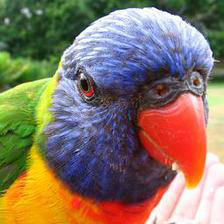
#> input picture code/example_image.png, 224 x 224 px
$ python example_stimuli.py
#> lines starting #> are read from the running program, lines starting #| are printed output that depends on the picture
### code/image_manipulation.py
#!/usr/bin/env python

from skimage.color import rgb2gray
from scipy.ndimage import gaussian_filter
from scipy import fftpack as fp
from skimage.io import imread
from PIL import Image
import numpy as np

###########################################################
#   IMAGE IO
###########################################################

def imload_rgb(path):
    """Load and return an RGB image in the range [0, 1]."""
#> called with path = 'example_image.png'

    return imread(path) / 255.0


def save_img(image, imgname, use_JPEG=False):
    """Save image as either .jpeg or .png"""
    format = "JPEG" if use_JPEG else 'PNG'

    image = image * 255.0
    image = image.astype("uint8")
    Image.fromarray(image).save(imgname + "." + format, format)


###########################################################
#   IMAGE MANIPULATION
#
# in general, images are handled as follows:
# - datatype: numpy.ndarray
# - numpy dtype: float64
# - channels: RGB (3 channels)
# - range: [0, 1]
#
###########################################################


def adjust_contrast(image, contrast_level):
    """Return the image scaled to a certain contrast level in [0, 1].

    parameters:
    - image: a numpy.ndarray
    - contrast_level: a scalar in [0, 1]; with 1 -> full contrast
    """

    assert(contrast_level >= 0.0), "contrast_level too low."
    assert(contrast_level <= 1.0), "contrast_level too high."

    return (1-contrast_level)/2.0 + image.dot(contrast_level)


def grayscale_contrast(image, contrast_level):
    """Convert to grayscale. Adjust contrast.

    parameters:
    - image: a numpy.ndarray
    - contrast_level: a scalar in [0, 1]; with 1 -> full contrast
    """

    return adjust_contrast(rgb2gray(image), contrast_level)


def uniform_noise(image, width, contrast_level, rng):
    """Convert to grayscale. Adjust contrast. Apply uniform noise.

    parameters:
    - image: a numpy.ndarray
    - width: a scalar indicating width of additive uniform noise
             -> then noise will be in range [-width, width]
    - contrast_level: a scalar in [0, 1]; with 1 -> full contrast
    - rng: a np.random.RandomState(seed=XYZ) to make it reproducible
    """

    image = grayscale_contrast(image, contrast_level)

    return apply_uniform_noise(image, -width, width, rng)


def salt_and_pepper_noise(image, p, contrast_level, rng):
    """Convert to grayscale. Adjust contrast. Apply salt and pepper noise.
    parameters:
    - image: a numpy.ndarray
    - p: a scalar indicating probability of white and black pixels, in [0, 1]
    - contrast_level: a scalar in [0, 1]; with 1 -> full contrast
    - rng: a np.random.RandomState(seed=XYZ) to make it reproducible
    """

    assert 0 <= p <= 1

    image = grayscale_contrast(image, contrast_level)
    assert image.ndim == 2

    u = rng.uniform(size=image.shape)

    salt = (u >= 1 - p / 2).astype(image.dtype)
    pepper = -(u < p / 2).astype(image.dtype)

    image = image + salt + pepper
    image = np.clip(image, 0, 1)

    assert is_in_bounds(image, 0, 1), "values <0 or >1 occurred"

    return image


def false_colour(image, x_gamma_function):#=np.linspace(0, 1, 256)):
    """Return image converted to have opponent colours.

    parameters:
    - image: a numpy.ndarray
    - x_gamma_function: an array mapping colour intensities in [0,255]
                        to measured monitor output"""

    # adjust image to [0,1] scale and monitor non-linearity
    image_nl = monitor_nonlinearity(image, x_gamma_function)

    # calculate the opponent colours
    new_image = get_opponent_colours(image_nl)

    # readjust to monitor nonlinearity
    new_image = inv_monitor_nonlinearity(new_image, x_gamma_function)

    return new_image


def high_pass_filter(image, std):
    """Apply a Gaussian high pass filter to a greyscale converted image.
    by calculating Highpass(image) = image - Lowpass(image).

    parameters:
    - image: a numpy.ndarray
    - std: a scalar providing the Gaussian low-pass filter's standard deviation"""

    # set this to mean pixel value over all images
    bg_grey = 0.4423

    # convert image to greyscale and define variable prepare new image
    image = rgb2gray(image)
    new_image = np.zeros(image.shape, image.dtype)

    # apply the gaussian filter and subtract from the original image
    gauss_filter = gaussian_filter(image, std, mode ='constant', cval=bg_grey)
    new_image = image - gauss_filter

    # add mean of old image to retain image statistics
    mean_diff = bg_grey - np.mean(new_image, axis=(0,1))
    new_image = new_image + mean_diff

    # crop too small and too large values
    new_image[new_image < 0] = 0
    new_image[new_image > 1] = 1

    # return stacked (RGB) grey image
    return np.dstack((new_image,new_image,new_image))


def low_pass_filter(image, std):
    """Apply a Gaussian low-pass filter to an image.

    parameters:
    - image: a numpy.ndarray
    - std: a scalar providing the Gaussian low-pass filter's standard deviation
    """
    # set this to mean pixel value over all images
    bg_grey = 0.4423

    # covert image to greyscale and define variable prepare new image
    image = rgb2gray(image)
    new_image = np.zeros(image.shape, image.dtype)

    # apply Gaussian low-pass filter
    new_image = gaussian_filter(image, std, mode ='constant', cval=bg_grey)

    # crop too small and too large values
    new_image[new_image < 0] = 0
    new_image[new_image > 1] = 1

    # return stacked (RGB) grey image
    return np.dstack((new_image,new_image,new_image))


def phase_scrambling(image, width):
    """Apply random shifts to an images' frequencies' phases in the Fourier domain.

    parameter:
    - image: an numpy.ndaray
    - width: maximal width of the random phase shifts"""

    return scramble_phases(image, width)


def power_equalisation(image, avg_power_spectrum):
    """Equalise images' power spectrum by setting an image's amplitudes
    in the Fourier domain to the amplitude average over all used images.

    parameter:
    - image: a numpy.ndarray"""

    return equalise_power_spectrum(image, avg_power_spectrum)


def rotate90(image):
    """Rotate an image by 90 degrees.

    parameters:
    - image: a numpy.ndarray"""

    grey_channel = rgb2gray(image)
    new_channel = np.transpose(grey_channel, axes=(1,0))[::-1,:]
    return np.dstack((new_channel,new_channel,new_channel))

def rotate180(image):
    """Rotate an image by 180 degrees.

    parameters:
    - image: a numpy.ndarray"""

    grey_channel = rgb2gray(image)
    new_channel = grey_channel[::-1,::-1]
    return np.dstack((new_channel,new_channel,new_channel))

def rotate270(image):
    """Rotate an image by 270 degrees.

    parameters:
    - image: a numpy.ndarray"""

    grey_channel = rgb2gray(image)
    new_channel = np.transpose(grey_channel[::-1,:], axes=(1,0))
    return np.dstack((new_channel,new_channel,new_channel))

###########################################################
#   HELPER FUNCTIONS
###########################################################

def apply_uniform_noise(image, low, high, rng=None):
    """Apply uniform noise to an image, clip outside values to 0 and 1.

    parameters:
    - image: a numpy.ndarray
    - low: lower bound of noise within [low, high)
    - high: upper bound of noise within [low, high)
    - rng: a np.random.RandomState(seed=XYZ) to make it reproducible
    """

    nrow = image.shape[0]
    ncol = image.shape[1]

    image = image + get_uniform_noise(low, high, nrow, ncol, rng)

    #clip values
    image = np.where(image < 0, 0, image)
    image = np.where(image > 1, 1, image)

    assert is_in_bounds(image, 0, 1), "values <0 or >1 occurred"

    return image


def get_uniform_noise(low, high, nrow, ncol, rng=None):
    """Return uniform noise within [low, high) of size (nrow, ncol).

    parameters:
    - low: lower bound of noise within [low, high)
    - high: upper bound of noise within [low, high)
    - nrow: number of rows of desired noise
    - ncol: number of columns of desired noise
    - rng: a np.random.RandomState(seed=XYZ) to make it reproducible
    """

    if rng is None:
        return np.random.uniform(low=low, high=high,
                                 size=(nrow, ncol))
    else:
        return rng.uniform(low=low, high=high,
                           size=(nrow, ncol))


def is_in_bounds(mat, low, high):
    """Return wether all values in 'mat' fall between low and high.

    parameters:
    - mat: a numpy.ndarray
    - low: lower bound (inclusive)
    - high: upper bound (inclusive)
    """

    return np.all(np.logical_and(mat >= 0, mat <= 1))


# [17 lines left out: function eidolon_partially_coherent_disarray, not called in this run]


def get_opponent_colours(image):
    """Return image converted to have opponent colours.

    parameters:
    - image: a numpy.ndarray"""

    # define matrix describing the cone spectral sensitivities
    # for later conversion from CMFs to respective cone activations
    # [l_r l_g l_b] as sensitivity of the long_wave receptor
    # values calculated from monitor spectrum for [FF0000], [00FF00], [0000FF] and
    # 2-deg LMS fundamentals based on the Stiles and Burch 10-deg CMFs adjusted to 2-deg
    M = np.array([[0.1619982647, 0.208049264, 0.0389347448],
                  [0.0330275785, 0.2496504557, 0.0618343518],
                  [0.0015524055, 0.0198861001, 0.1890224274]])

    # calculate individual differential cone activities from red, green, blue channels
    # use white_point as background
    cones = np.einsum('ij,klj->kli', M, image)
    #white_point = np.array([0.5, 0.5, 0.5])
    cones_white_point = [ 0.20449114,  0.17225619,  0.10523047]
    delta_cones = cones - cones_white_point

    # define matrix describing conversion from cone activities to colour opponent channels
    # following Brainard, D. H. (1996). Cone contrast and opponent modulation color spaces.
    N = np.array([[9.27590805, 9.27590805, 0],
                  [7.86421647, -9.33587662, 0],
                  [-3.39709047, -3.39709047, 12.16230246]])

    # calculate opponent colour channels from cone activations
    dkl = np.einsum('ij,klj->kli', N, delta_cones)
    L_M = dkl[:,:,1]
    S_Lum = dkl[:,:,2]

    # apply transformation on opponent colour channels
    # transform image to have opponent colours
    dkl[:,:,1] = -1 * L_M
    dkl[:,:,2] = -1 * S_Lum

    # recalculate cone activations from opponent colour channels
    new_cones = np.einsum('ij,klj->kli', np.linalg.inv(N), dkl)
    new_cones = new_cones + cones_white_point

    # recalculate rgb-channels from cone activities
    return np.einsum('ij,klj->kli', np.linalg.inv(M), new_cones)

def find_nearest(value, x_gamma_function):
    """Find the nearest element in x_gamma_function to value"""
    idx = (np.abs(x_gamma_function-value)).argmin()
    return idx

def find_nearest_vec(tensor, x_gamma_function):
    """Vectorise "find_nearest" function to use with tensor instead of a single value"""
    vec = np.vectorize(lambda t: find_nearest(t, x_gamma_function))
    return vec(tensor)

def monitor_nonlinearity(x, x_gamma_function):
    """Monitor colour displaying is not linear but follows x^gamma function.
    Convert raw image values to monitor scale.

    parameters:
    - x: image as numpy.ndarray (floats in [0,255])"""

    x = x * 255
    x_int = x.astype(np.uint8)
    assert np.allclose(x, x_int)

    return x_gamma_function[x_int].reshape(x.shape)

def inv_monitor_nonlinearity(x, x_gamma_function):
    """Monitor colour displaying is not linear but follows x^gamma function.
    Convert monitor scale back to linear image float values.

    parameters:
    - x: image as numpy.ndarray (floats in [0,1])"""

    # clip values that are too small or too large
    x[x > 1] = 1
    x[x < 0] = 0

    # find the value in the x_gamma_function that closest corresponds to
    # each value in the image.
    y = find_nearest_vec(x, x_gamma_function)
    return y / 255

def scramble_phases(image, width):
    """Apply random shifts to an images' frequencies' phases in the Fourier domain.

    parameter:
    - image: an numpy.ndaray
    - width: maximal width of the random phase shifts"""

    # create array with random phase shifts from the interval [-width,width]
    length = (image.shape[0]-1)*(image.shape[1]-1)
    phase_shifts = np.random.random(length//2) - 0.5
    phase_shifts = phase_shifts * 2 * width/180 * np.pi

    # convert to graysclae
    channel = rgb2gray(image)

    # Fourier Forward Tranform and shift to centre
    f = fp.fft2(channel) #rfft for real values
    f = fp.fftshift(f)

    # get amplitudes and phases
    f_amp = np.abs(f)
    f_phase = np.angle(f)

    # transformations of phases
    # just change the symmetric parts of FFT outcome, which is
    # [1:,1:] for the case of even image sizes
    fnew_phase = f_phase
    fnew_phase[1:,1:] = shift_phases(f_phase[1:,1:], phase_shifts)

    # recalculating FFT complex representation from new phases and amplitudes
    fnew = f_amp*np.exp(1j*fnew_phase)

    # reverse shift to centre and perform Fourier Backwards Transformation
    fnew = fp.ifftshift(fnew)
    new_channel = fp.ifft2(fnew)

    # make sure that there are no imaginary parts after transformation
    new_channel = new_channel.real

    # clip too small and too large values
    new_channel[new_channel > 1] = 1
    new_channel[new_channel < 0] = 0

    # return stacked (RGB) grey image
    return np.dstack((new_channel, new_channel, new_channel))

def shift_phases(f_phase, phase_shifts):
    """Applies phase shifts to an array of phases.

    parameters:
    - f_phase: the original images phases (in frequency domain)
    - phase_shifts: an array of phase shifts to apply to the original phases
    """

    # flatten array for easier transformation
    f_shape = f_phase.shape
    flat_phase = f_phase.flatten()
    length = flat_phase.shape[0]

    # apply phase shifts symmetrically to complex conjugate frequency pairs
    # do not change c-component
    flat_phase[:length//2] += phase_shifts
    flat_phase[length//2+1:] -= phase_shifts

    # reshape into output format
    f_phase = flat_phase.reshape(f_shape)

    return f_phase


def equalise_power_spectrum(image, avg_power_spectrum):
    """Equalise images' power spectrum by setting an image's amplitudes
    in the Fourier domain to the amplitude average over all used images.

    parameter:
    - image: a numpy.ndarray
    - avg_power_spectrum: an array of the same dimension as one of images channels
                          containing the average over all images amplitude spectrum"""

    # check input dimensions
    assert image.shape[:2] == avg_power_spectrum.shape, 'Image shape={} unequal \
            avg_spectrum shape={}'.format(image.shape[:2], avg_power_spectrum.shape)

    # convert image to greysclae
    channel = rgb2gray(image)

    # Fourier Forward Tranform and shift to centre
    f = fp.fft2(channel)
    f = fp.fftshift(f)

    # get amplitudes and phases
    f_amp = np.abs(f)
    f_phase = np.angle(f)

    # set amplitudes to average power spectrum
    fnew_amp = avg_power_spectrum

    # recalculating FFT complex representation from new phases and amplitudes
    fnew = fnew_amp*np.exp(1j*f_phase)

    # reverse shift to centre and perform Fourier Backwards Transformation
    fnew = fp.ifftshift(fnew)
    new_channel = fp.ifft2(fnew)

    # make sure that there are no imaginary parts after transformation
    new_channel = new_channel.real

    # clip too large and too small values
    new_channel[new_channel > 1] = 1
    new_channel[new_channel < 0] = 0

    # return stacked (RGB) grey image
    return(np.dstack((new_channel, new_channel, new_channel)))

###########################################################
#   MAIN METHOD FOR TESTING & DEMONSTRATION PURPOSES
###########################################################

# [133 lines that do not run on import are left out]

### code/example_stimuli.py
#!/usr/bin/env python3
import os

from image_manipulation import *

if __name__ == "__main__":

    target_dir = "../figures/introduction/"
    if not os.path.exists(target_dir):
        os.makedirs(target_dir)


    use_JPEG = False # either JPEG or PNG
    #img = imload_rgb("test_image.JPEG")
    img = imload_rgb("example_image.png")
    save_img(img, os.path.join(target_dir, "example_image_colour"), use_JPEG)
#> in save_img, image is the input picture: shape (224, 224, 3); mean R, G, B 135.7, 117.5, 100

    ###################################################
    # A) Example for color-experiment:
    #    - convert to grayscale
    ###################################################

    img_grayscale = rgb2gray(img)
    save_img(img_grayscale, os.path.join(target_dir, "example_image_grayscale"), use_JPEG)

    ###################################################
    # B) Example for contrast-experiment:
    #    - convert to grayscale and
    #    - reduce contrast to nominal contrast of 10%
    ###################################################

    contrast_level_1 = 0.3
    img_low_contrast = grayscale_contrast(image=img,
                                          contrast_level=contrast_level_1)
    save_img(img_low_contrast, os.path.join(target_dir, "example_image_low_contrast"), use_JPEG)

    ###################################################
    # C) Example for noise-experiment:
    #    - convert to graycale and
    #    - reduce contrast to 30% and
    #    - apply uniform noise with width 0.1
    ###################################################

    noise_width = 0.2
    contrast_level_2 = 0.3
    rng = np.random.RandomState(seed=42)

    img_noisy = uniform_noise(image=img, width=noise_width,
                              contrast_level=contrast_level_2,
                              rng=rng)
    save_img(img_noisy, os.path.join(target_dir, "example_image_uniform_noise"), use_JPEG)

    ###################################################
    # C) Example for salt-and-pepper noise:
    #    - convert to graycale and
    #    - reduce contrast to 30% and
    #    - apply salt-and-pepper-noise with width 0.1
    ###################################################

    noise_levels = np.array([0.0, 0.1, 0.2, 0.35, 0.5, 0.65, 0.8, 0.95])
    contrast_level_3 = 0.3
    img_noisy = salt_and_pepper_noise(image=img,
                                      p = noise_levels[1],
                                      contrast_level = contrast_level_3,
                                      rng = rng)
#> in salt_and_pepper_noise, `salt = (u >= 1 - p / 2).astype(image.dtype)`:
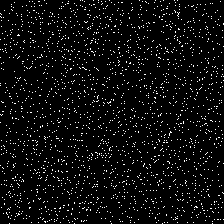
#> salt: shape (224, 224) float64; values 0 (black) and 1 (white), 4.8% white in thin lines or dots
#> in salt_and_pepper_noise, `pepper = -(u < p / 2).astype(image.dtype)`: pepper: shape (224, 224) float64; values -1 (black) and 0 (white), 95% white; black in thin lines or dots
    save_img(img_noisy, os.path.join(target_dir, "example_image_salt_and_pepper_noise"), use_JPEG)

    ###################################################
    # E) Example for eidolon-experiment:
    #    - use partially_coherent_disarray
    ###################################################

    #grain = 10.0
    #coherence = 1.0
    #reach = 8.0

    #img_eidolon = eidolon_partially_coherent_disarray(img, reach,
    #                                                  coherence, grain)
    #save_img(img_eidolon, "test_image_eidolon", use_JPEG)

    ###################################################
    # F) Example for false-colour-experiment:
    ###################################################

    # load function for monitor non-linearity
    x_gamma_function = np.load('./x_gamma_function.npy')
#> (reads code/x_gamma_function.npy from the repository)

    img_false_colour = false_colour(img, x_gamma_function)
#> in inv_monitor_nonlinearity, `x[x < 0] = 0`:
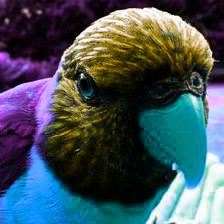
#> x: shape (224, 224, 3) float64; mean R, G, B 0.261, 0.324, 0.352
#> in find_nearest_vec, `return vec(tensor)`:
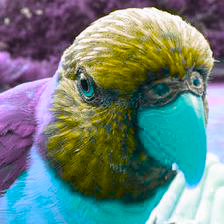
#> returned value: shape (224, 224, 3) int64; mean of channels 0, 1, 2 104.9, 129.5, 124.7; drawn as R, G, B
    save_img(img_false_colour, os.path.join(target_dir, "example_image_false-colour"), use_JPEG)

    ###################################################
    # G) Example for highpass-experiment:
    #    - use a standard devation of 3
    ###################################################

    std = 3

    img_highpass = high_pass_filter(img, std)
#> in high_pass_filter, `gauss_filter = gaussian_filter(image, std, mode ='constant', cval=bg_g..`:
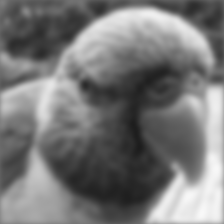
#> gauss_filter: shape (224, 224) float64; min 0.115, max 0.975, mean 0.469
#> in high_pass_filter, `new_image = image - gauss_filter`:
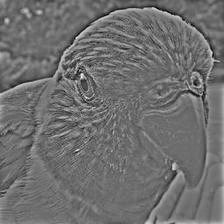
#> new_image: shape (224, 224) float64; min -0.411, max 0.532, mean 0.00174; drawn with min black and max white
#> in high_pass_filter, `mean_diff = bg_grey - np.mean(new_image, axis=(0,1))`: mean_diff = 0.441
    save_img(img_highpass, os.path.join(target_dir, "example_image_highpass"), use_JPEG)

    ###################################################
    # H) Example for lowpass-experiment:
    #    - use a standard devation of 10
    ###################################################

    std = 3

    img_lowpass = low_pass_filter(img, std)
    save_img(img_lowpass, os.path.join(target_dir, "example_image_lowpass"), use_JPEG)

    ###################################################
    # I) Example for phase-scrambling:
    #    - use a noise width of 90 degrees
    ###################################################

    width = 90

    img_phase_scrambling = phase_scrambling(img, width)
#> in shift_phases, `f_phase = flat_phase.reshape(f_shape)`:
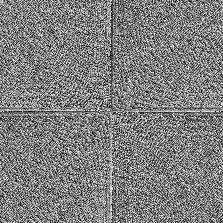
#> f_phase: shape (223, 223) float64; min -4.7, max 4.7, mean 0; drawn with min black and max white
#> in scramble_phases, `fnew_phase[1:,1:] = shift_phases(f_phase[1:,1:], phase_shifts)`:
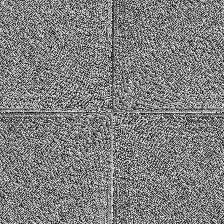
#> fnew_phase: shape (224, 224) float64; min -4.7, max 4.7, mean -0.000125; drawn with min black and max white
    save_img(img_phase_scrambling, os.path.join(target_dir, "example_image_phase-scrambling"), use_JPEG)

    ###################################################
    # J) Example for power equalisation:
    ###################################################

    # load mean amplitude spectrum over all images
    avg_power_spectrum = np.load('./mean_power_spectrum_grey.npy')
#> (reads code/mean_power_spectrum_grey.npy from the repository)

    img_power_equalisation = power_equalisation(img, avg_power_spectrum)
    save_img(img_power_equalisation, os.path.join(target_dir, "example_image_power_equalisation"), use_JPEG)

    ###################################################
    # K) Example for rotation:
    ###################################################

    img_rotation90 = rotate90(img)
    save_img(img_rotation90, os.path.join(target_dir, "example_image_rotation90"), use_JPEG)

    img_rotation180 = rotate180(img)
    save_img(img_rotation180, os.path.join(target_dir, "example_image_rotation180"), use_JPEG)

    img_rotation270 = rotate270(img)
    save_img(img_rotation270, os.path.join(target_dir, "example_image_rotation270"), use_JPEG)
